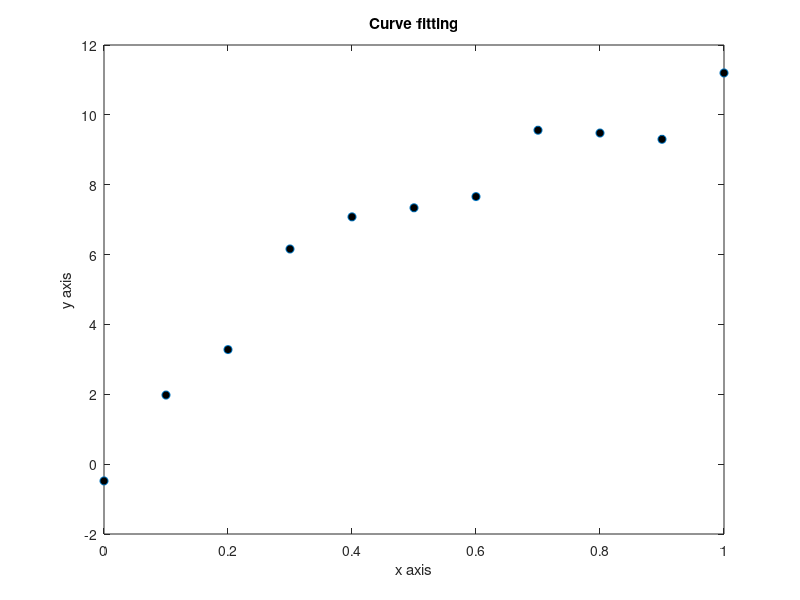

MATLAB code to generate this figure:
clear;
x = 0:0.1:1;
y = [-0.48,1.978,3.28,6.16,7.08,7.34,7.66,9.56,9.48,9.3,11.2];
plot(x,y,'o','MarkerFaceColor','k');
title('Curve fitting');
xlabel('x axis');
ylabel('y axis');

p = polyfit(x,y,1);
p2 = polyval(x,y,1);
disp(p)
hold on;
